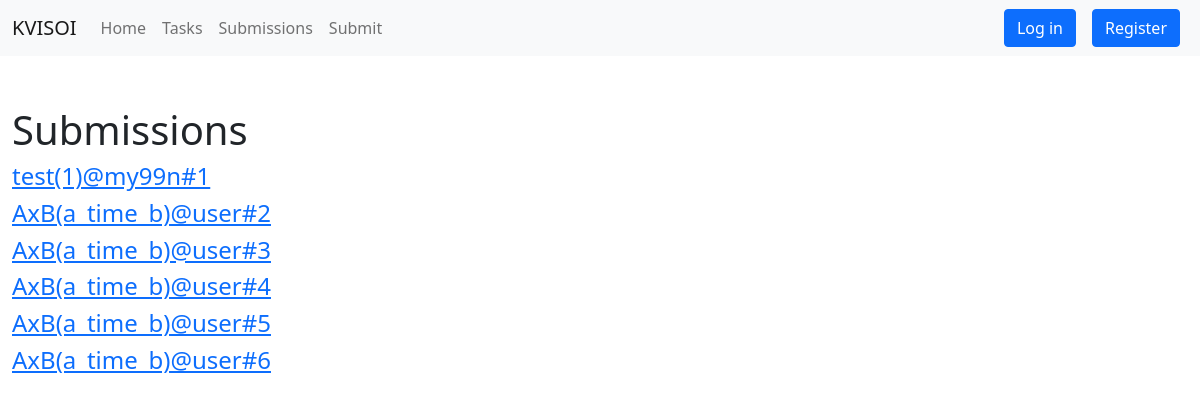
The app's page /submissions/ with its own data.
### core/models.py (models this page shows, shortened)
class Submission(models.Model):
  owner = models.ForeignKey(User, on_delete=models.CASCADE, default="")
  code = models.TextField()
  task = models.ForeignKey(Task, on_delete=models.CASCADE, default="")
  lang = models.CharField(max_length=20)
  status = models.CharField(max_length=20)
  score = models.PositiveIntegerField(default=0)
  timeUsed = models.PositiveIntegerField(default=0)
  memoryUsed = models.PositiveIntegerField(default=0)
  def __str__(self):
    return f'{self.task}@{self.owner}#{self.id}'

class Task(models.Model):
  id = models.CharField(max_length=128, primary_key=True, unique=True)
  title = models.CharField(max_length=128)
  author = models.ForeignKey(User, on_delete=models.DO_NOTHING, null=True)
  def __str__(self):
    return f'{self.title}({self.id})'

### core/views.py (the view)
# urls.py: url(r'^submissions/$', views.submissions, name='core-submissions'),
def submissions (req) :
  return render(req, 'core/submissions.html', {
    'submissions' : Submission.objects.all()
  })

### core/templates/core/submissions.html
{% extends "core/base.html" %}
{% block content %}
  <h1>Submissions</h1>
  {% for submission in submissions %}
    <a href="{% url 'core-submission' submission.id %}">
      <h4>{{submission}}</h4>
    </a>
  {% endfor %}
{% endblock %}

### core/templates/core/base.html (shortened to what this page needs)
{% load static %}
<!DOCTYPE html>
<html lang="en">
  <head>
    <link href="https://cdn.jsdelivr.net/npm/bootstrap@5.0.2/dist/css/bootstrap.min.css" rel="stylesheet">
  </head>
  <body>
    <nav class="navbar navbar-expand-lg navbar-light bg-light">
      <div class="container-fluid">
        <a class="navbar-brand" href="#"> KVISOI </a>
        <div class="collapse navbar-collapse" id="navbarSupportedContent">
          <ul class="navbar-nav me-auto mb-2 mb-lg-0">
            <li class="nav-item">
              <a class="nav-link" href="{% url 'core-home' %}">Home</a>
            </li>
            <li class="nav-item">
              <a class="nav-link" href="{% url 'core-tasks' %}">Tasks</a>
            </li>
            <li class="nav-item">
              <a class="nav-link" href="{% url 'core-submissions' %}">Submissions</a>
            </li>
            <li class="nav-item">
              <a class="nav-link" href="{% url 'core-submit' %}">Submit</a>
            </li>
          </ul>
          <ul class="navbar-nav d-flex">
            {% if user.is_authenticated %}
            <li class="nav-item mx-2">
              <p> Welcome, {{user}} </p>
            </li>
            <li class="nav-item mx-2">
              <a href="{% url 'user-logout' %}">
                <button class="btn btn-primary">Log out</button>
              </a>
            </li>
            {% else %}
            <li class="nav-item mx-2">
              <a href="{% url 'user-login' %}">
                <button class="btn btn-primary">Log in</button>
              </a>
            </li>
            <li class="nav-item mx-2">
              <a href="{% url 'user-register' %}">
                <button class="btn btn-primary">Register</button>
              </a>
            </li>
            {% endif %}
          </ul>
        </div>
      </div>
    </nav>
    <div class="alert alert-{{msg.tags}}" role="alert">
    </div>
    <div class="container-fluid">
    {% block content %} {% endblock %}
    </div>
  </body>
</html>

### records on screen
Submission: task+owner+id "test(1)@my99n#1"
Submission: task+owner+id "AxB(a_time_b)@user#2"
Submission: task+owner+id "AxB(a_time_b)@user#3"
Submission: task+owner+id "AxB(a_time_b)@user#4"
Submission: task+owner+id "AxB(a_time_b)@user#5"
Submission: task+owner+id "AxB(a_time_b)@user#6"
